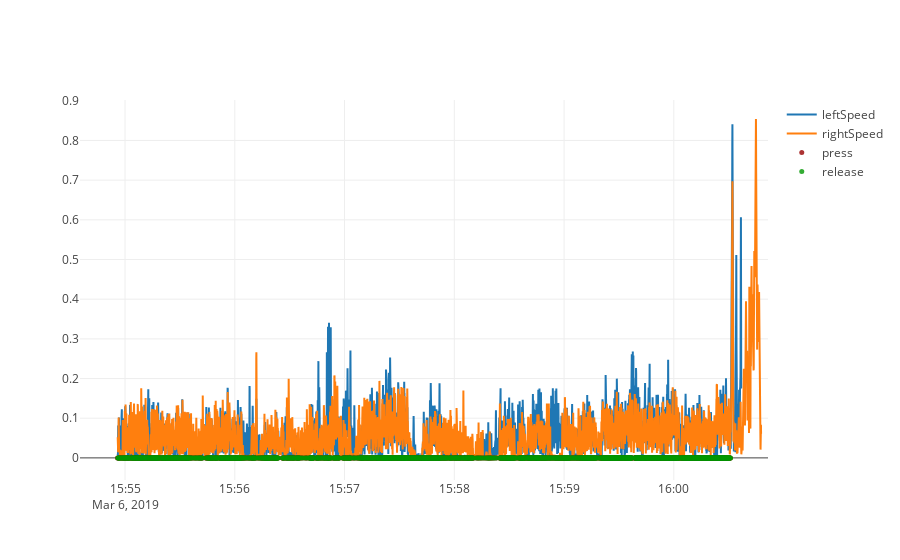

Here is the notebook cell this chart was saved with:
### Code cell
leftSpeedTrace = go.Scatter(
    x = leftThumbTimeStamp,
    y = leftThumbSpeed,
    mode = 'lines',
    name = 'leftSpeed'
)

rightSpeedTrace = go.Scatter(
    x = rightThumbTimeStamp,
    y = rightThumbSpeed,
    mode = 'lines',
    name = 'rightSpeed'
)

pressTrace = go.Scatter(
    x = [datum['timeStamp'] for datum in phoneData if datum["eventID"] in {0, 5}],
    y = [0 for datum in phoneData if datum["eventID"] in {0, 5}],
    mode = 'markers',
    name = 'press',
    marker = dict(
        size = 5,
        color = 'rgba(152, 0, 0, .8)'
        )
)

releaseTrace = go.Scatter(
    x = [datum['timeStamp'] for datum in phoneData if datum["eventID"] in {1, 6}],
    y = [0 for datum in phoneData if datum["eventID"] in {1, 6}],
    mode = 'markers',
    name = 'release',
    marker = dict(
        size = 5,
        color = 'rgba(0, 152, 0, .8)'
        )
)

data = [leftSpeedTrace, rightSpeedTrace, pressTrace, releaseTrace]

py.offline.iplot(data, filename='thumbSpeed')

### Figure 1 — Plotly figure (JSON) as saved in the notebook; plotly's stock layout.template omitted (floating-point values rounded to 4 significant figures; data arrays with more than 128 entries replaced by an {"elided": "..."} marker saying what was removed)
{"data": [{"mode": "lines", "name": "leftSpeed", "type": "scatter", "uid": "f8c2c543-2b2f-4090-8e38-35dbd2d678f5", "x": {"elided": "5278 str values"}, "y": {"elided": "5278 float values"}}, {"mode": "lines", "name": "rightSpeed", "type": "scatter", "uid": "775d6637-6b3d-4c44-b390-2c7156d5762f", "x": {"elided": "5456 str values"}, "y": {"elided": "5456 float values"}}, {"marker": {"color": "rgba(152, 0, 0, .8)", "size": 5}, "mode": "markers", "name": "press", "type": "scatter", "uid": "6fd2eb8b-30bb-4ea6-b71d-63015205169b", "x": {"elided": "1389 str values"}, "y": {"elided": "1389 int values"}}, {"marker": {"color": "rgba(0, 152, 0, .8)", "size": 5}, "mode": "markers", "name": "release", "type": "scatter", "uid": "e1d585c3-5644-4eda-b8b1-e4ae75c8eb89", "x": {"elided": "1389 str values"}, "y": {"elided": "1389 int values"}}], "layout": {}}
